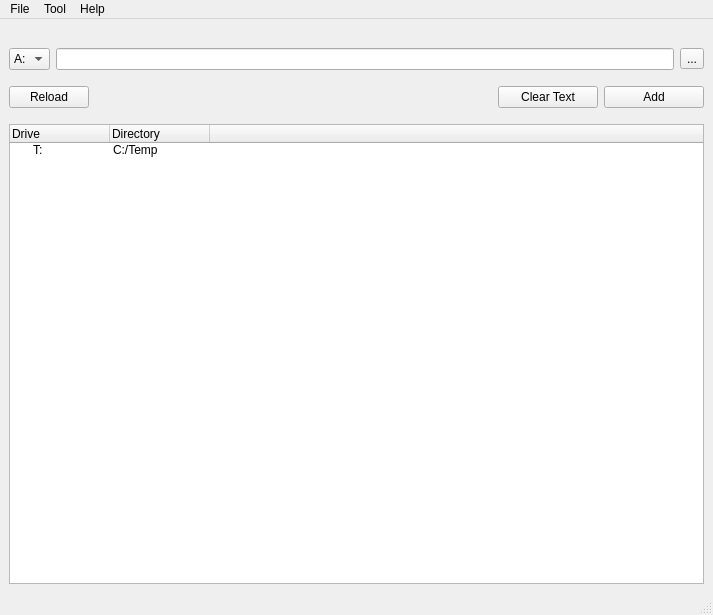
<?xml version="1.0" encoding="UTF-8"?>
<ui version="4.0">
 <class>MainWindow</class>
 <widget class="QMainWindow" name="MainWindow">
  <property name="geometry">
   <rect>
    <x>0</x>
    <y>0</y>
    <width>713</width>
    <height>615</height>
   </rect>
  </property>
  <property name="windowTitle">
   <string>MainWindow</string>
  </property>
  <widget class="QWidget" name="centralwidget">
   <layout class="QHBoxLayout" name="horizontalLayout_5">
    <item>
     <layout class="QVBoxLayout" name="verticalLayout">
      <item>
       <spacer name="verticalSpacer_2">
        <property name="orientation">
         <enum>Qt::Vertical</enum>
        </property>
        <property name="sizeType">
         <enum>QSizePolicy::Maximum</enum>
        </property>
        <property name="sizeHint" stdset="0">
         <size>
          <width>20</width>
          <height>20</height>
         </size>
        </property>
       </spacer>
      </item>
      <item>
       <layout class="QHBoxLayout" name="horizontalLayout">
        <item>
         <widget class="QComboBox" name="comboBox">
          <property name="sizePolicy">
           <sizepolicy hsizetype="Preferred" vsizetype="Preferred">
            <horstretch>0</horstretch>
            <verstretch>0</verstretch>
           </sizepolicy>
          </property>
          <item>
           <property name="text">
            <string>A:</string>
           </property>
          </item>
          <item>
           <property name="text">
            <string>Y:</string>
           </property>
          </item>
          <item>
           <property name="text">
            <string>Z:</string>
           </property>
          </item>
         </widget>
        </item>
        <item>
         <widget class="QLineEdit" name="lineEdit"/>
        </item>
        <item>
         <widget class="QToolButton" name="toolButton">
          <property name="text">
           <string>...</string>
          </property>
         </widget>
        </item>
       </layout>
      </item>
      <item>
       <spacer name="verticalSpacer">
        <property name="orientation">
         <enum>Qt::Vertical</enum>
        </property>
        <property name="sizeType">
         <enum>QSizePolicy::Maximum</enum>
        </property>
        <property name="sizeHint" stdset="0">
         <size>
          <width>20</width>
          <height>10</height>
         </size>
        </property>
       </spacer>
      </item>
      <item>
       <layout class="QHBoxLayout" name="horizontalLayout_2">
        <item>
         <widget class="QPushButton" name="reload_btn">
          <property name="sizePolicy">
           <sizepolicy hsizetype="Minimum" vsizetype="Preferred">
            <horstretch>0</horstretch>
            <verstretch>0</verstretch>
           </sizepolicy>
          </property>
          <property name="text">
           <string>Reload</string>
          </property>
         </widget>
        </item>
        <item>
         <spacer name="horizontalSpacer_2">
          <property name="orientation">
           <enum>Qt::Horizontal</enum>
          </property>
          <property name="sizeHint" stdset="0">
           <size>
            <width>40</width>
            <height>20</height>
           </size>
          </property>
         </spacer>
        </item>
        <item>
         <widget class="QPushButton" name="pushButton_2">
          <property name="minimumSize">
           <size>
            <width>100</width>
            <height>0</height>
           </size>
          </property>
          <property name="text">
           <string>Clear Text</string>
          </property>
         </widget>
        </item>
        <item>
         <widget class="QPushButton" name="pushButton">
          <property name="minimumSize">
           <size>
            <width>100</width>
            <height>0</height>
           </size>
          </property>
          <property name="text">
           <string>Add</string>
          </property>
         </widget>
        </item>
       </layout>
      </item>
      <item>
       <spacer name="verticalSpacer_3">
        <property name="orientation">
         <enum>Qt::Vertical</enum>
        </property>
        <property name="sizeType">
         <enum>QSizePolicy::Minimum</enum>
        </property>
        <property name="sizeHint" stdset="0">
         <size>
          <width>20</width>
          <height>10</height>
         </size>
        </property>
       </spacer>
      </item>
      <item>
       <widget class="QTreeWidget" name="treeWidget">
        <property name="sizePolicy">
         <sizepolicy hsizetype="Preferred" vsizetype="Expanding">
          <horstretch>0</horstretch>
          <verstretch>0</verstretch>
         </sizepolicy>
        </property>
        <column>
         <property name="text">
          <string>Drive</string>
         </property>
        </column>
        <column>
         <property name="text">
          <string>Directory</string>
         </property>
        </column>
        <column>
         <property name="text">
          <string> </string>
         </property>
        </column>
        <item>
         <property name="text">
          <string>T:</string>
         </property>
         <property name="text">
          <string>C:/Temp</string>
         </property>
         <property name="text">
          <string/>
         </property>
        </item>
       </widget>
      </item>
     </layout>
    </item>
   </layout>
  </widget>
  <widget class="QMenuBar" name="menubar">
   <property name="geometry">
    <rect>
     <x>0</x>
     <y>0</y>
     <width>713</width>
     <height>21</height>
    </rect>
   </property>
   <widget class="QMenu" name="menuMenu">
    <property name="title">
     <string>File</string>
    </property>
    <addaction name="actionImport"/>
    <addaction name="actionExport"/>
    <addaction name="separator"/>
    <addaction name="actionExit"/>
   </widget>
   <widget class="QMenu" name="menuTool">
    <property name="title">
     <string>Tool</string>
    </property>
    <addaction name="actionRefresh"/>
    <addaction name="separator"/>
    <addaction name="actionAdd_drive"/>
    <addaction name="actionRemove_drive"/>
    <addaction name="actionRemove_All"/>
    <addaction name="separator"/>
    <addaction name="actionSetting"/>
   </widget>
   <widget class="QMenu" name="menuHelp">
    <property name="title">
     <string>Help</string>
    </property>
    <addaction name="actionTutorial"/>
   </widget>
   <addaction name="menuMenu"/>
   <addaction name="menuTool"/>
   <addaction name="menuHelp"/>
  </widget>
  <widget class="QStatusBar" name="statusbar"/>
  <action name="actionImport">
   <property name="text">
    <string>Import</string>
   </property>
  </action>
  <action name="actionExport">
   <property name="text">
    <string>Export</string>
   </property>
  </action>
  <action name="actionExit">
   <property name="text">
    <string>Exit</string>
   </property>
  </action>
  <action name="actionAdd_drive">
   <property name="text">
    <string>Add drive</string>
   </property>
  </action>
  <action name="actionRemove_drive">
   <property name="text">
    <string>Remove drive</string>
   </property>
  </action>
  <action name="actionSetting">
   <property name="text">
    <string>Setting</string>
   </property>
  </action>
  <action name="actionTutorial">
   <property name="text">
    <string>Tutorial</string>
   </property>
  </action>
  <action name="actionRemove_All">
   <property name="text">
    <string>Remove All</string>
   </property>
  </action>
  <action name="actionRefresh">
   <property name="text">
    <string>Refresh</string>
   </property>
   <property name="shortcut">
    <string>F5</string>
   </property>
  </action>
 </widget>
 <resources/>
 <connections/>
</ui>
